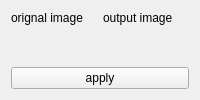
              <widget class="QWidget" name="tab_13">
               <attribute name="title">
                <string>luv</string>
               </attribute>
               <layout class="QGridLayout" name="gridLayout_42">
                <item row="0" column="0">
                 <layout class="QGridLayout" name="gridLayout_34" rowstretch="1,0">
                  <item row="0" column="0">
                   <layout class="QHBoxLayout" name="horizontalLayout_55">
                    <item>
                     <layout class="QVBoxLayout" name="verticalLayout_97">
                      <item>
                       <widget class="QLabel" name="label_org_luv">
                        <property name="sizePolicy">
                         <sizepolicy hsizetype="Preferred" vsizetype="Fixed">
                          <horstretch>0</horstretch>
                          <verstretch>0</verstretch>
                         </sizepolicy>
                        </property>
                        <property name="text">
                         <string>orignal image</string>
                        </property>
                       </widget>
                      </item>
                      <item>
                       <widget class="QLabel" name="orig_img_luv">
                        <property name="text">
                         <string/>
                        </property>
                       </widget>
                      </item>
                     </layout>
                    </item>
                    <item>
                     <layout class="QVBoxLayout" name="verticalLayout_98">
                      <item>
                       <widget class="QLabel" name="label_out_luv">
                        <property name="sizePolicy">
                         <sizepolicy hsizetype="Preferred" vsizetype="Fixed">
                          <horstretch>0</horstretch>
                          <verstretch>0</verstretch>
                         </sizepolicy>
                        </property>
                        <property name="text">
                         <string>output image</string>
                        </property>
                       </widget>
                      </item>
                      <item>
                       <widget class="QLabel" name="out_img__luv">
                        <property name="text">
                         <string/>
                        </property>
                       </widget>
                      </item>
                     </layout>
                    </item>
                   </layout>
                  </item>
                  <item row="1" column="0">
                   <layout class="QHBoxLayout" name="horizontalLayout_56">
                    <item>
                     <widget class="QPushButton" name="apply_luv">
                      <property name="text">
                       <string>apply</string>
                      </property>
                     </widget>
                    </item>
                   </layout>
                  </item>
                 </layout>
                </item>
               </layout>
              </widget>
